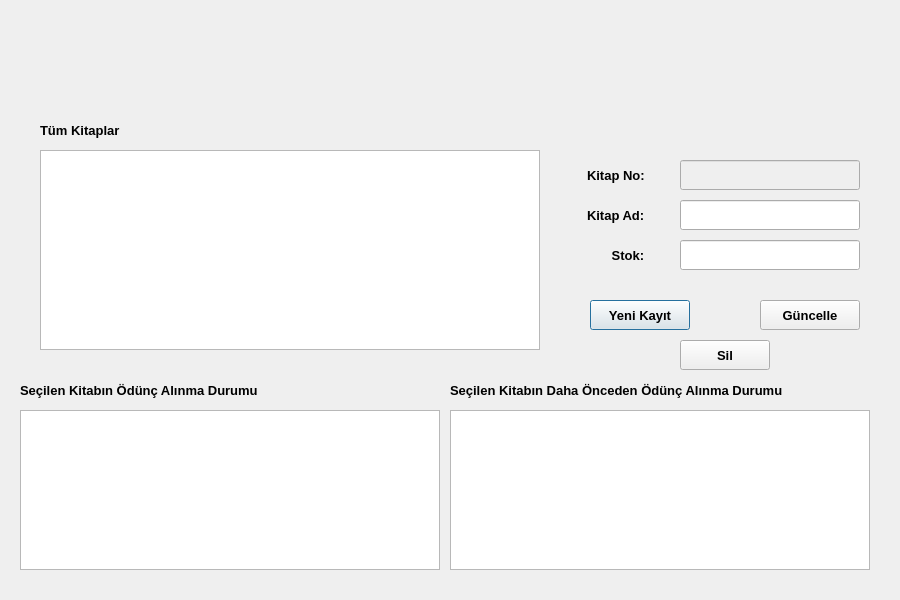
<?xml version="1.0" encoding="UTF-8"?>
<ui version="4.0">
 <class>islemlerKitap</class>
 <widget class="QDialog" name="islemlerKitap">
  <property name="geometry">
   <rect>
    <x>0</x>
    <y>0</y>
    <width>900</width>
    <height>600</height>
   </rect>
  </property>
  <property name="windowTitle">
   <string>Dialog</string>
  </property>
  <widget class="QLabel" name="label_tumkitaplar">
   <property name="geometry">
    <rect>
     <x>40</x>
     <y>120</y>
     <width>120</width>
     <height>20</height>
    </rect>
   </property>
   <property name="font">
    <font>
     <pointsize>10</pointsize>
     <bold>true</bold>
    </font>
   </property>
   <property name="text">
    <string>Tüm Kitaplar</string>
   </property>
  </widget>
  <widget class="QTableView" name="tableView_islemlerkitap">
   <property name="geometry">
    <rect>
     <x>40</x>
     <y>150</y>
     <width>500</width>
     <height>200</height>
    </rect>
   </property>
  </widget>
  <widget class="QLabel" name="label_kitapno">
   <property name="geometry">
    <rect>
     <x>587</x>
     <y>160</y>
     <width>120</width>
     <height>30</height>
    </rect>
   </property>
   <property name="font">
    <font>
     <pointsize>10</pointsize>
     <bold>true</bold>
    </font>
   </property>
   <property name="text">
    <string>Kitap No:</string>
   </property>
  </widget>
  <widget class="QLabel" name="label_kitapad">
   <property name="geometry">
    <rect>
     <x>587</x>
     <y>200</y>
     <width>120</width>
     <height>30</height>
    </rect>
   </property>
   <property name="font">
    <font>
     <pointsize>10</pointsize>
     <bold>true</bold>
    </font>
   </property>
   <property name="text">
    <string>Kitap Ad:</string>
   </property>
  </widget>
  <widget class="QLabel" name="label_stok">
   <property name="geometry">
    <rect>
     <x>590</x>
     <y>240</y>
     <width>120</width>
     <height>30</height>
    </rect>
   </property>
   <property name="font">
    <font>
     <pointsize>10</pointsize>
     <bold>true</bold>
    </font>
   </property>
   <property name="text">
    <string>      Stok:</string>
   </property>
  </widget>
  <widget class="QLineEdit" name="ln_kitapno">
   <property name="enabled">
    <bool>false</bool>
   </property>
   <property name="geometry">
    <rect>
     <x>680</x>
     <y>160</y>
     <width>180</width>
     <height>30</height>
    </rect>
   </property>
  </widget>
  <widget class="QLineEdit" name="ln_kitapad">
   <property name="geometry">
    <rect>
     <x>680</x>
     <y>200</y>
     <width>180</width>
     <height>30</height>
    </rect>
   </property>
  </widget>
  <widget class="QLineEdit" name="ln_stok">
   <property name="geometry">
    <rect>
     <x>680</x>
     <y>240</y>
     <width>180</width>
     <height>30</height>
    </rect>
   </property>
  </widget>
  <widget class="QPushButton" name="pushButton_yenikayit">
   <property name="geometry">
    <rect>
     <x>590</x>
     <y>300</y>
     <width>100</width>
     <height>30</height>
    </rect>
   </property>
   <property name="font">
    <font>
     <pointsize>10</pointsize>
     <bold>true</bold>
    </font>
   </property>
   <property name="text">
    <string>Yeni Kayıt</string>
   </property>
  </widget>
  <widget class="QPushButton" name="pushButton_guncelle">
   <property name="geometry">
    <rect>
     <x>760</x>
     <y>300</y>
     <width>100</width>
     <height>30</height>
    </rect>
   </property>
   <property name="font">
    <font>
     <pointsize>10</pointsize>
     <bold>true</bold>
    </font>
   </property>
   <property name="text">
    <string>Güncelle</string>
   </property>
  </widget>
  <widget class="QPushButton" name="pushButton_sil">
   <property name="geometry">
    <rect>
     <x>680</x>
     <y>340</y>
     <width>90</width>
     <height>30</height>
    </rect>
   </property>
   <property name="font">
    <font>
     <pointsize>10</pointsize>
     <bold>true</bold>
    </font>
   </property>
   <property name="text">
    <string>Sil</string>
   </property>
  </widget>
  <widget class="QLabel" name="label_secilenkitabinoduncalmadurumu">
   <property name="geometry">
    <rect>
     <x>20</x>
     <y>380</y>
     <width>320</width>
     <height>20</height>
    </rect>
   </property>
   <property name="font">
    <font>
     <pointsize>10</pointsize>
     <bold>true</bold>
    </font>
   </property>
   <property name="text">
    <string>Seçilen Kitabın Ödünç Alınma Durumu</string>
   </property>
  </widget>
  <widget class="QTableView" name="tableView_oduncalinmadurumu">
   <property name="geometry">
    <rect>
     <x>20</x>
     <y>410</y>
     <width>420</width>
     <height>160</height>
    </rect>
   </property>
  </widget>
  <widget class="QLabel" name="label_secilenkitabindahaoncedenoduncalmadurumu">
   <property name="geometry">
    <rect>
     <x>450</x>
     <y>380</y>
     <width>430</width>
     <height>20</height>
    </rect>
   </property>
   <property name="font">
    <font>
     <pointsize>10</pointsize>
     <bold>true</bold>
    </font>
   </property>
   <property name="text">
    <string>Seçilen Kitabın Daha Önceden Ödünç Alınma Durumu</string>
   </property>
  </widget>
  <widget class="QTableView" name="tableView_dahaoncedenoduncalinmadurumu">
   <property name="geometry">
    <rect>
     <x>450</x>
     <y>410</y>
     <width>420</width>
     <height>160</height>
    </rect>
   </property>
  </widget>
  <widget class="QLabel" name="label_arkaplan">
   <property name="geometry">
    <rect>
     <x>0</x>
     <y>0</y>
     <width>900</width>
     <height>600</height>
    </rect>
   </property>
   <property name="styleSheet">
    <string notr="true">image: url(:/images/images/islemler_kitap.png);</string>
   </property>
   <property name="text">
    <string/>
   </property>
   <property name="scaledContents">
    <bool>true</bool>
   </property>
  </widget>
 </widget>
 <resources/>
 <connections/>
</ui>
